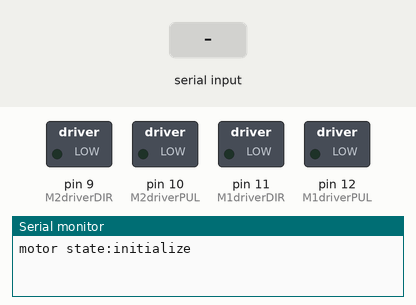
This sketch was run on a simulated Arduino Uno, built with avr-gcc and run on an emulated ATmega328P. On the bench: switched loads named in the sketch (green lamp = pin HIGH), the last lines printed to the serial monitor. Inputs (shaded band) come from the test bench.

Above: at 1.4 s.
1.5 s: "L" received over Serial
At 2.5 s:
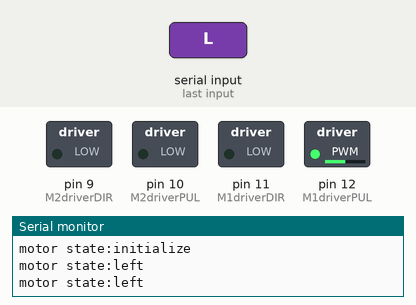
3.0 s: "R" received over Serial
At 4.1 s:
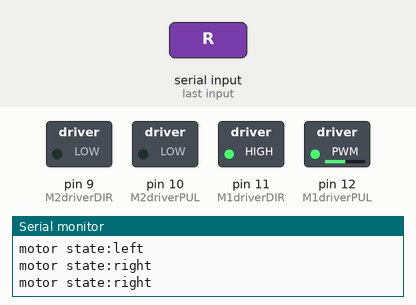
4.6 s: "U" received over Serial
At 5.2 s:
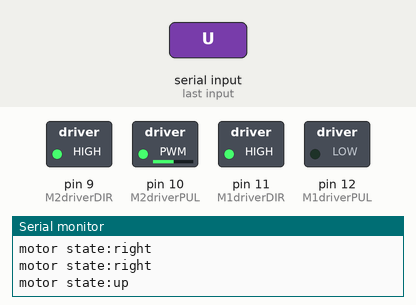
6.2 s: "D" received over Serial
At 6.9 s:
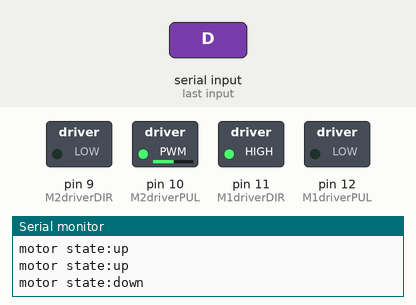
7.8 s: "1" received over Serial
At 9.2 s:
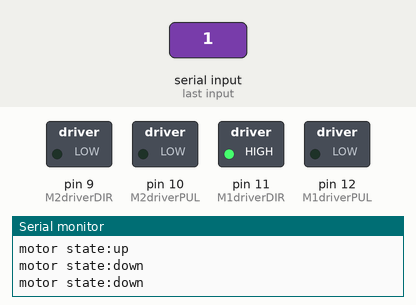
9.5 s: "L" received over Serial
At 11.0 s:
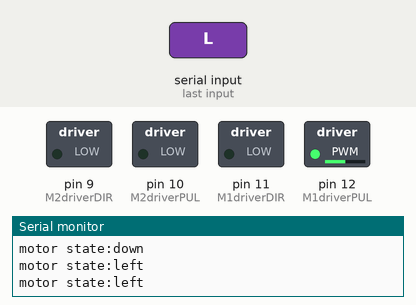
Timing chart, 0 to 12.0 s (numbered marks = the images above; inputs shaded):
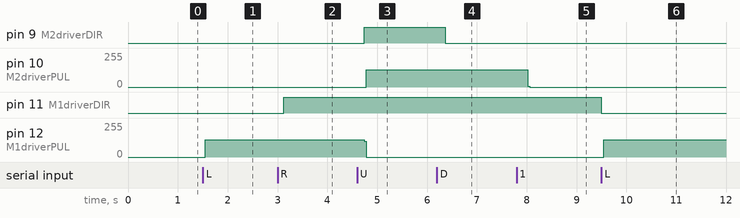

The sketch:

Adruino_code.ino
```cpp
int M1driverPUL = 12;    // motor1 Pulse pin
int M1driverDIR = 11;    // motor1 Direection pin


int M2driverPUL = 10;    // motor2 Pulse pin
int M2driverDIR = 9;    // motor2 Direection pin


char c;
int i,j,k,l;
int full_cycle=400;
int half_cycle=200;
int stepsPerTurn = 200;
int RPM = 160;
float stepsPerSecond = (stepsPerTurn*RPM)/60;
float waitInMilliseconds = (1/stepsPerSecond)*1000;

void setup() {
//  pinMode(LED_BUILTIN, OUTPUT);
  Serial.begin(9600);
  pinMode (M1driverPUL, OUTPUT);
  pinMode (M1driverDIR, OUTPUT);
  pinMode (M2driverPUL, OUTPUT);
  pinMode (M2driverDIR, OUTPUT);
  Serial.println("motor state:initialize");
  delay(200);

}

void loop() {
 //motor loop for X-axis direction

  while (Serial.available() > 0)
  c = Serial.read();
  {
    if (c=='L')
    {
    Serial.println("motor state:left");
    digitalWrite(M1driverDIR,LOW);
    for(i=0;i<full_cycle;i++)
    {
    digitalWrite(M1driverPUL,HIGH);
    delay(waitInMilliseconds);
    digitalWrite(M1driverPUL,LOW);
    delay(waitInMilliseconds);
    }
    }
      else if (c=='R')
          {
          Serial.println("motor state:right");
          digitalWrite(M1driverDIR,HIGH);
          for(j=0;j<full_cycle;j++)
          {
          digitalWrite(M1driverPUL,HIGH);
          delay(waitInMilliseconds);
          digitalWrite(M1driverPUL,LOW);
          delay(waitInMilliseconds);
          }
           }
//motor loop for Y-axis direction
             else if (c=='U')
              { Serial.println("motor state:up");
                digitalWrite(M2driverDIR,HIGH);
                for(k=0;k<full_cycle;k++)
                {
                digitalWrite(M2driverPUL,HIGH);
                delay(waitInMilliseconds);
                digitalWrite(M2driverPUL,LOW);
                delay(waitInMilliseconds);
                }
              }
                    else if (c=='D')
                    {
                      Serial.println("motor state:down");
                      digitalWrite(M2driverDIR,LOW);
                      for(l=0;l<full_cycle;l++)
                      {
                      digitalWrite(M2driverPUL,HIGH);
                      delay(waitInMilliseconds);
                      digitalWrite(M2driverPUL,LOW);
                      delay(waitInMilliseconds);
                      }
                    }
}
}
```

Measured:
- after the input at 1.5 s, pin 12 (M1driverPUL): 0/255 → 129/255 after 0.05 s
- after the input at 3.0 s, pin 11 (M1driverDIR): LOW → HIGH after 0.12 s
- after the input at 4.6 s, pin 9 (M2driverDIR): LOW → HIGH after 0.14 s; pin 10 (M2driverPUL): 0/255 → 130/255 after 0.19 s; pin 12 (M1driverPUL): 129/255 → 0/255 after 0.15 s
- after the input at 6.2 s, pin 9 (M2driverDIR): HIGH → LOW after 0.17 s
- after the input at 7.8 s, pin 10 (M2driverPUL): 130/255 → 0/255 after 0.23 s
- after the input at 9.5 s, pin 11 (M1driverDIR): HIGH → LOW at once; pin 12 (M1driverPUL): 0/255 → 129/255 after 0.05 s
